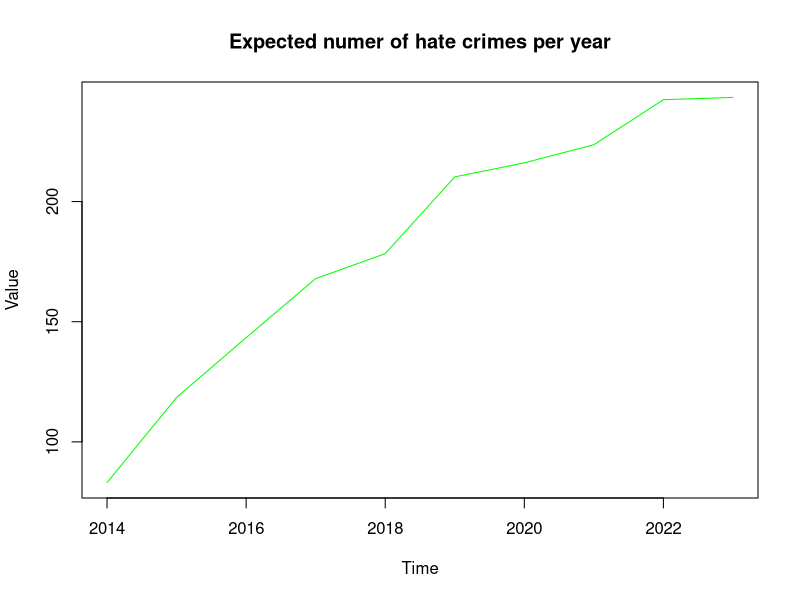
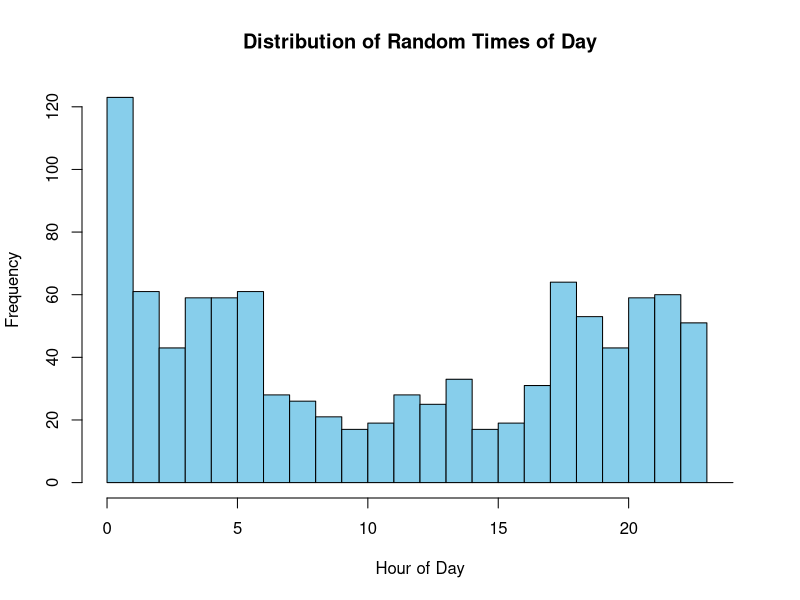
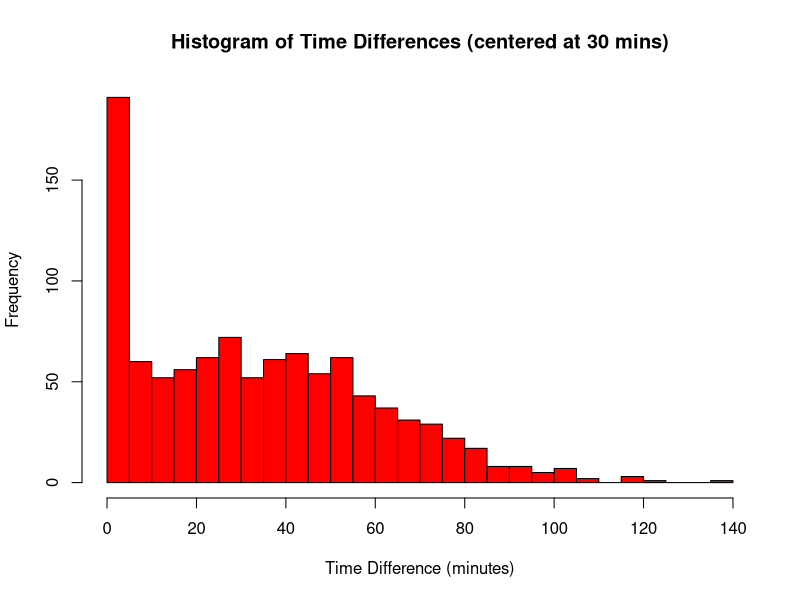

Generate these figures, in order, with R:
#### Preamble ####
# Purpose: Simulates the hate crimes data set on Open Data Toronto
# Author: Marzia Zaidi
# Date: 26 September 2024
# Contact: Marzia.zaidi@mail.utoronto.ca
# License: MIT
# Pre-requisites: tidyverse library installed
# Any other information needed? None


#### Workspace setup ####
library(tidyverse)

# [...UPDATE THIS...]

#### Simulate data ####
## we would imagine that the hate crimes data set would have a year column for when the crime happened and this should probably be higher in latter years. 
## We chose a logarithmic increase pattern, since it might make sense for the rate of the increase itself to decrease
set.seed(300)

n <- 10
x <- 1:n + 2013
trend <- log(x + 1 - 2013) * 100  # Logarithmic trend
noise <- rnorm(n, mean = 0, sd = 10)  # Random noise

y <- trend + noise
plot(x, y, type = "l", col = "green", main = "Expected numer of hate crimes per year", xlab = "Time", ylab = "Value")

## we would also imagine that hate crimes would happen more likely at night
set.seed(300)

# Define the time range in hours (0-23)
hours <- 0:23

# Assign probabilities: Higher probability for night-time (18:00-06:00)
probabilities <- c(rep(0.05, 7),  # 12 AM - 6 AM (higher probability for night)
                   rep(0.02, 11), # 7 AM - 5 PM (lower probability for day)
                   rep(0.05, 6))  # 6 PM - 11 PM (higher probability for night)

# Normalize probabilities so they sum to 1 (optional, but R's `sample` will auto-normalize)
probabilities <- probabilities / sum(probabilities)

# Generate random hours based on these probabilities
n <- 1000  # Number of samples
random_hours <- sample(hours, size = n, replace = TRUE, prob = probabilities)

# Convert random hours into times of day (e.g., in HH:MM format)
random_times <- sprintf("%02d:%02d", random_hours, sample(0:59, n, replace = TRUE))

# Print first few random times
head(random_times)

# Histogram to visualize distribution
hist(random_hours, breaks = 0:24, col = "skyblue", main = "Distribution of Random Times of Day", xlab = "Hour of Day")


## since these are crimes that have been reported, we might expect there to be a time reported and a time of occurence. We would expect the difference between these two times to be maybe half an hour, and we would also expect this to be relatively constant.
set.seed(300)

# Number of time differences to simulate
n <- 1000  

# Simulate time differences in minutes, centered at 30 mins with a standard deviation of 30 mins
time_differences <- rnorm(n, mean = 30, sd = 30)

# Ensure no negative time differences (optional, depending on your use case)
time_differences <- pmax(time_differences, 0)

# Create a histogram
hist(time_differences, breaks = 30, col = "red",
     main = "Histogram of Time Differences (centered at 30 mins)",
     xlab = "Time Difference (minutes)",
     ylab = "Frequency")
